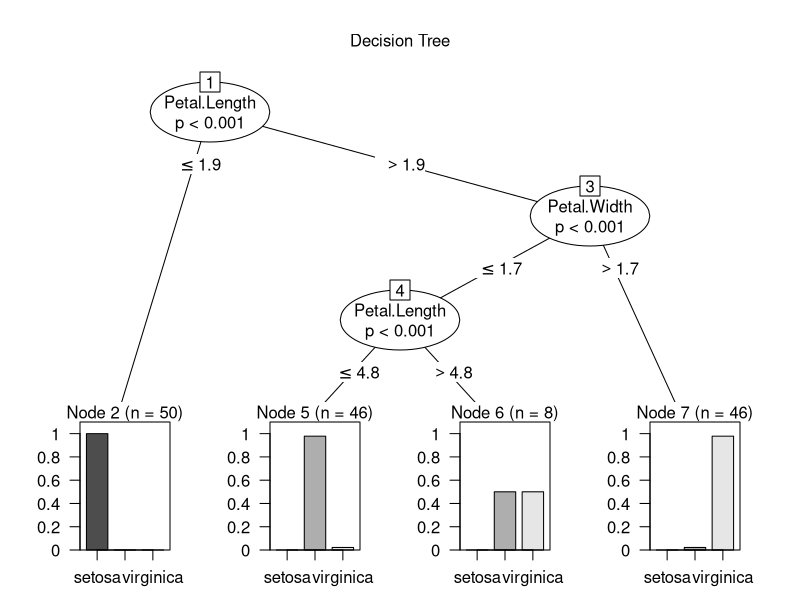

Generate this figure with R:
data('iris')
str(iris)
dim(iris)
summary(iris)
head(iris)
tail(iris)

library(party)
newtree<-ctree(Species~.,iris)
plot(newtree,main = 'Decision Tree')
